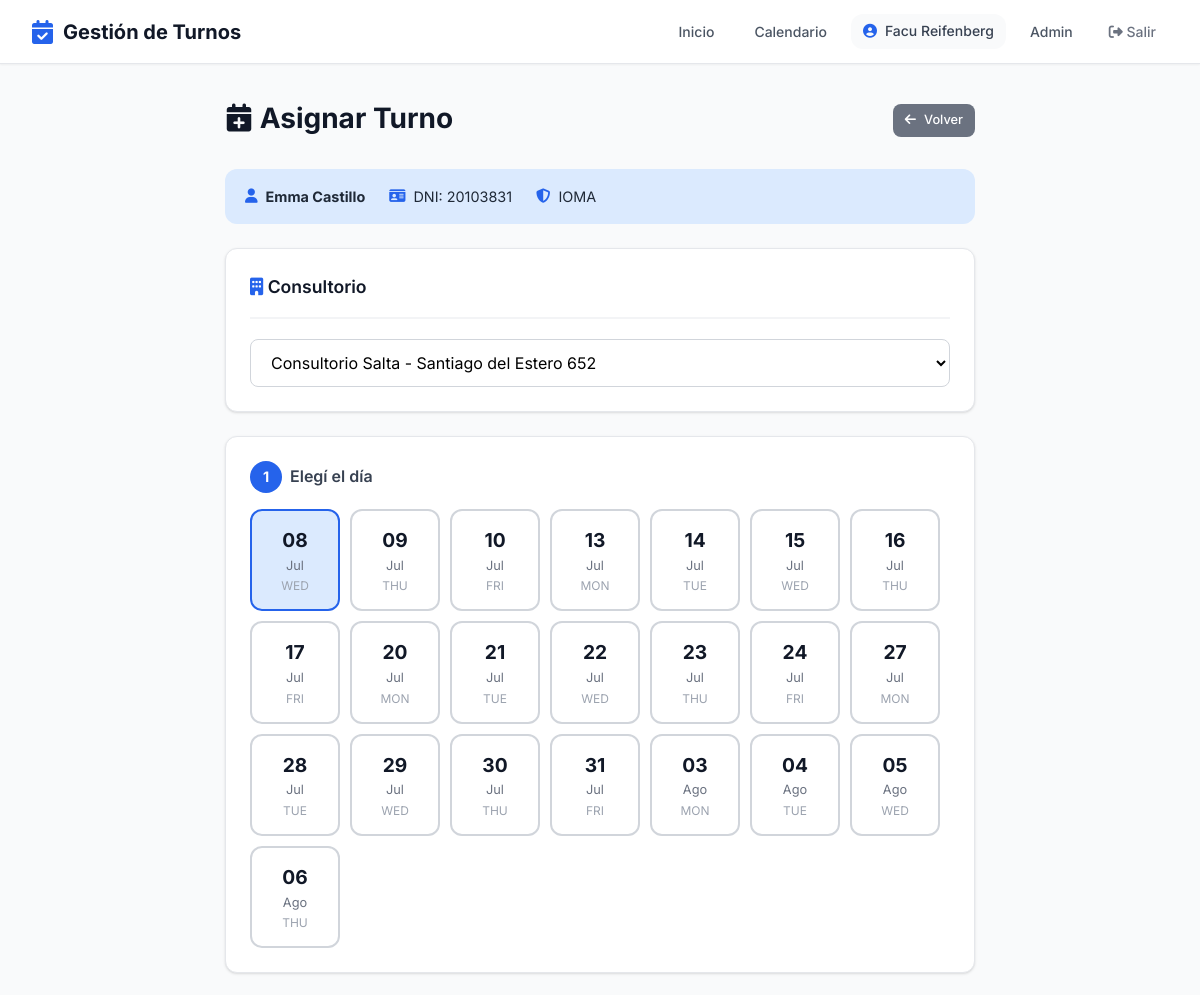
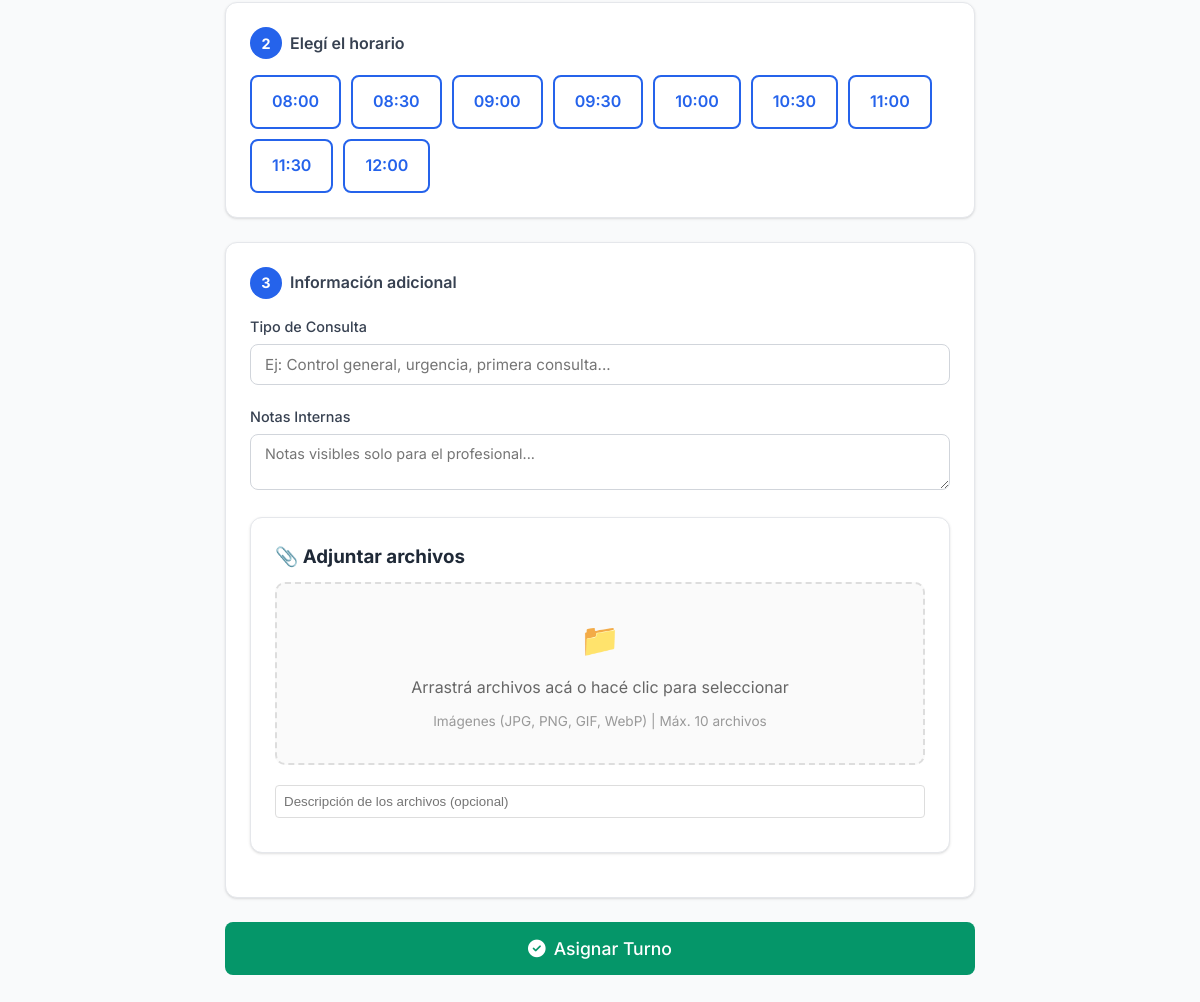
Screenshot of /profesional/asignar/22/ (signed in) with the database file from the repository (2 pictures, top to bottom).
### usuarios/models.py (models this page shows, shortened)
class Usuario(AbstractUser):
    ROLES = [
        ('admin', 'Administrador'),
        ('profesional', 'Profesional'),
        ('secretaria', 'Secretaría'),
        ('paciente', 'Paciente'),
    ]
    rol = models.CharField(max_length=20, choices=ROLES, default='paciente')
    telefono = models.CharField(max_length=20, blank=True)
    establecimiento = models.ForeignKey(
    'establecimientos.Establecimiento',
    on_delete=models.SET_NULL,
    null=True,
    blank=True,
    verbose_name='Establecimiento'
)
    class Meta:
        verbose_name = 'Usuario'
        verbose_name_plural = 'Usuarios'

### pacientes/models.py (models this page shows, shortened)
class Paciente(Persona):
    GENEROS = [
        ('M', 'Masculino'),
        ('F', 'Femenino'),
        ('X', 'No binario'),
    ]
    usuario = models.OneToOneField(
        'usuarios.Usuario',
        on_delete=models.SET_NULL,
        null=True,
        blank=True,
        verbose_name='Usuario'
    )
    genero = models.CharField(
        max_length=1,
        choices=GENEROS,
        blank=True,
        verbose_name='Género'
    )
    direccion = models.CharField(
        max_length=200,
        blank=True,
        verbose_name='Dirección'
    )
    obra_social = models.ForeignKey(
        'obras_sociales.ObraSocial',
        on_delete=models.SET_NULL,
        null=True,
        blank=True,
        verbose_name='Obra Social'
    )
    numero_afiliado = models.CharField(
        max_length=50,
        blank=True,
        verbose_name='Número de Afiliado'
    )
    plan_obra_social = models.ForeignKey(
        'obras_sociales.Plan',
        on_delete=models.SET_NULL,
        null=True,
        blank=True,
        verbose_name='Plan'
    )
    observaciones = models.TextField(
        blank=True,
        verbose_name='Observaciones'
    )
    sesiones_autorizadas = models.IntegerField(
    null=True,
    blank=True,
    verbose_name='Sesiones Autorizadas'
    )
    sesiones_restantes = models.IntegerField(
        null=True,
        blank=True,
        verbose_name='Sesiones Restantes'
    )
    fecha_vencimiento_sesiones = models.DateField(
        null=True,
        blank=True,
        verbose_name='Vencimiento de Sesiones'
    )
    contacto_emergencia_nombre = models.CharField(
        max_length=100,
        blank=True,
        verbose_name='Contacto Emergencia - Nombre'
    )
    contacto_emergencia_telefono = models.CharField(
        max_length=20,
        blank=True,
        verbose_name='Contacto Emergencia - Teléfono'
    )
    class Meta:
        verbose_name = 'Paciente'
        verbose_name_plural = 'Pacientes'
        ordering = ['apellido', 'nombre']

### obras_sociales/models.py (models this page shows, shortened)
class ObraSocial(ModeloBase):
    nombre = models.CharField(max_length=200, verbose_name='Nombre')
    sigla = models.CharField(max_length=20, verbose_name='Sigla')
    telefono = models.CharField(max_length=20, blank=True, verbose_name='Teléfono')
    email = models.EmailField(blank=True, verbose_name='Email')
    activo = models.BooleanField(default=True, verbose_name='Activo')
    class Meta:
        verbose_name = 'Obra Social'
        verbose_name_plural = 'Obras Sociales'
        ordering = ['nombre']

### turnos_profesionales/views.py (the view, shortened to what this page needs)
# urls.py: path('asignar/<int:paciente_id>/', views.asignar_turno, name='asignar_turno'),
@login_required
def asignar_turno(request, paciente_id):
    if request.user.rol not in ['profesional', 'secretaria']:
        return redirect('home')
    if request.user.rol == 'secretaria':
        profesional_id = request.GET.get('profesional')
        if profesional_id:
            profesional = get_object_or_404(Profesional, id=profesional_id)
        else:
            profesional = Profesional.objects.filter(
                establecimientos=request.user.establecimiento, activo=True
            ).first()
    else:
        profesional = get_object_or_404(Profesional, usuario=request.user)
    if not profesional:
        messages.error(request, 'No hay profesionales disponibles.')
        return redirect('panel_secretaria' if request.user.rol == 'secretaria' else 'home')
    paciente = get_object_or_404(Paciente, id=paciente_id)
    hoy = date.today()
    dias_disponibles = []
    agenda = Agenda.objects.filter(profesional=profesional, activo=True, fecha_inicio__lte=hoy + timedelta(days=30)).first()
    max_simultaneos = agenda.pacientes_simultaneos if agenda else 1
    if agenda:
        for i in range(30):
            fecha = hoy + timedelta(days=i)
            dia_semana = fecha.weekday()
            horario = HorarioAtencion.objects.filter(agenda=agenda, dia=dia_semana).first()
            if horario:
                hora_actual = horario.hora_inicio
                slots = []
                while hora_actual < horario.hora_fin:
                    hora_fin_slot = (datetime.combine(fecha, hora_actual) + timedelta(minutes=horario.duracion_turno)).time()
                    if hora_fin_slot <= horario.hora_fin:
                        ocupados = TurnoProfesional.objects.filter(
                            profesional=profesional, fecha=fecha,
                            hora_inicio=hora_actual, estado__in=['pendiente', 'confirmado']
                        ).count()
                        if ocupados < max_simultaneos:
                            slots.append(hora_actual.strftime('%H:%M'))
                    hora_actual = hora_fin_slot
                if slots:
                    dias_disponibles.append({
                        'fecha': fecha, 'fecha_str': fecha.strftime('%Y-%m-%d'),
                        'nombre_dia': fecha.strftime('%A'), 'slots': slots
                    })
    profesionales_consultorio = None
    if request.user.rol == 'secretaria':
        profesionales_consultorio = Profesional.objects.filter(
            establecimientos=request.user.establecimiento, activo=True
        )
    return render(request, 'turnos_profesionales/asignar_turno.html', {
        'profesional': profesional, 'paciente': paciente,
        'dias_disponibles': dias_disponibles, 'hoy': hoy,
        'profesionales_consultorio': profesionales_consultorio,
        'max_simultaneos': max_simultaneos,
    })

### turnos_profesionales/templates/turnos_profesionales/asignar_turno.html (shortened to what this page needs)
{% extends 'core_app/base.html' %}
{% block content %}
<div style="max-width: 750px; margin: 0 auto;">
    <div class="flex-between mb-6">
        <div class="page-header mb-0">
            <h1><i class="fas fa-calendar-plus text-success"></i> Asignar Turno</h1>
        </div>
        <a href="{% url 'ficha_paciente' paciente.id %}" class="btn btn-secondary btn-sm">
            <i class="fas fa-arrow-left"></i> Volver
        </a>
    </div>
    <div class="paciente-info-bar">
        <div class="paciente-info-item">
            <i class="fas fa-user text-primary"></i>
            <strong>{{ paciente.nombre_completo }}</strong>
        </div>
        <div class="paciente-info-item">
            <i class="fas fa-id-card text-primary"></i>
            DNI: {{ paciente.dni }}
        </div>
        {% if paciente.obra_social %}
        <div class="paciente-info-item">
            <i class="fas fa-shield-alt text-primary"></i>
            {{ paciente.obra_social.sigla }}
        </div>
        {% endif %}
    </div>
    {% if profesional.establecimientos.count > 1 %}
    <div class="card">
        <div class="card-header">
            <h3 class="card-title">
                <i class="fas fa-building text-primary"></i> Consultorio
            </h3>
        </div>
        <select name="establecimiento" style="width: 100%; padding: 12px 16px; border: 1px solid var(--gray-300); border-radius: var(--radius); font-family: inherit; font-size: 1rem; background: white;">
            {% for est in profesional.establecimientos.all %}
                <option value="{{ est.id }}">{{ est.nombre }} - {{ est.direccion }}</option>
            {% endfor %}
        </select>
    </div>
    {% endif %}
    {% if dias_disponibles %}
        <form method="post" enctype="multipart/form-data">
            <div class="card">
                <div class="step-indicator">
                    <span class="step-number">1</span>
                    <span style="font-weight: 600; color: var(--gray-700);">Elegí el día</span>
                </div>
                <div class="day-selector">
                    {% for dia in dias_disponibles %}
                    <label class="day-option {% if forloop.first %}selected{% endif %}"
                           onclick="seleccionarDia(this, '{{ dia.fecha_str }}')">
                        <div class="day-number">{{ dia.fecha|date:"d" }}</div>
                        <div class="day-month">{{ dia.fecha|date:"M" }}</div>
                        <div class="day-name">{{ dia.nombre_dia|slice:":3" }}</div>
                    </label>
                    {% endfor %}
                </div>
            </div>
            <div class="card">
                <div class="step-indicator">
                    <span class="step-number">2</span>
                    <span style="font-weight: 600; color: var(--gray-700);">Elegí el horario</span>
                </div>
                <div id="horarios-container">
                    {% for dia in dias_disponibles %}
                    <div class="time-slots horarios-dia" data-fecha="{{ dia.fecha_str }}"
                         style="display: {% if forloop.first %}flex{% else %}none{% endif %};">
                        {% for slot in dia.slots %}
                        <label class="time-option" onclick="seleccionarHora(this)">
                            {{ slot }}
                        </label>
                        {% endfor %}
                    </div>
                    {% endfor %}
                </div>
            </div>
            <div class="card">
                <div class="step-indicator">
                    <span class="step-number">3</span>
                    <span style="font-weight: 600; color: var(--gray-700);">Información adicional</span>
                </div>
                <div style="margin-bottom: 20px;">
                    <label style="display: block; margin-bottom: 6px; font-weight: 500; color: var(--gray-700); font-size: 0.9rem;">
                        Tipo de Consulta
                    </label>
                    <input type="text" name="tipo_consulta"
                           style="width: 100%; padding: 10px 14px; border: 1px solid var(--gray-300); border-radius: var(--radius); font-family: inherit; font-size: 0.95rem; transition: border-color 0.2s;"
                           placeholder="Ej: Control general, urgencia, primera consulta..."
                           onfocus="this.style.borderColor='var(--primary)'" onblur="this.style.borderColor='var(--gray-300)'">
                </div>
                <div style="margin-bottom: 20px;">
                    <label style="display: block; margin-bottom: 6px; font-weight: 500; color: var(--gray-700); font-size: 0.9rem;">
                        Notas Internas
                    </label>
                    <textarea name="notas" rows="2"
                              style="width: 100%; padding: 10px 14px; border: 1px solid var(--gray-300); border-radius: var(--radius); font-family: inherit; font-size: 0.9rem; resize: vertical; transition: border-color 0.2s;"
                              placeholder="Notas visibles solo para el profesional..."
                              onfocus="this.style.borderColor='var(--primary)'" onblur="this.style.borderColor='var(--gray-300)'"></textarea>
                </div>
                {% include 'core_app/includes/upload_archivos.html' %}
            </div>
            <button type="submit" class="btn btn-success btn-lg" style="width: 100%; padding: 16px; font-size: 1.1rem; justify-content: center;">
                <i class="fas fa-check-circle"></i> Asignar Turno
            </button>
        </form>
    {% endif %}
</div>
{% endblock %}

### core_app/templates/core_app/base.html (shortened to what this page needs)
<!DOCTYPE html>
<html lang="es">
<head>
    <link rel="stylesheet" href="https://cdnjs.cloudflare.com/ajax/libs/font-awesome/6.4.0/css/all.min.css">
</head>
<body>
    <nav class="navbar">
        <a href="{% url 'home' %}" class="navbar-brand">
            <i class="fas fa-calendar-check"></i>
            Gestión de Turnos
        </a>
        <ul class="navbar-nav">
            <li><a href="{% url 'home' %}" class="nav-link {% if request.resolver_match.url_name == 'home' %}active{% endif %}">Inicio</a></li>
            {% if user.is_authenticated %}
                {% if user.rol == 'profesional' %}
                    <li><a href="{% url 'calendario_semanal' %}" class="nav-link">Calendario</a></li>
                {% elif user.rol == 'secretaria' %}
                    <li><a href="{% url 'panel_secretaria' %}" class="nav-link">Panel Secretaría</a></li>
                    <li><a href="{% url 'calendario_semanal' %}" class="nav-link">Calendario</a></li>
                {% endif %}
                <li>
                    <span class="nav-user">
                        <i class="fas fa-user-circle"></i>
                        {{ user.get_full_name|default:user.username }}
                    </span>
                </li>
                <li><a href="{% url 'admin:index' %}" class="nav-link">Admin</a></li>
                <li>
                    <form method="post" action="{% url 'logout' %}" style="display: inline;">
                        <button type="submit" class="btn-logout">
                            <i class="fas fa-sign-out-alt"></i> Salir
                        </button>
                    </form>
                </li>
            {% else %}
                <li><a href="{% url 'login' %}" class="btn btn-sm">Ingresar</a></li>
                <li><a href="{% url 'registro' %}" class="btn btn-success btn-sm">Registrarse</a></li>
            {% endif %}
        </ul>
    </nav>
    <div class="container">
        {% block content %}{% endblock %}
    </div>
</body>
</html>

### rows the page displays
Usuario: get_full_name "Facu Reifenberg"
Paciente: nombre_completo "Emma Castillo", dni "20103831", obra_social.sigla "IOMA"

### other values shown
{{ dia.fecha|date:"d" }} "08" "09" "10" "13" "14" "15" "16" "17" "20" "21" "22" "23" "24" "27" "28" "29" "30" "31" "03" "04" "05" "06"
{{ dia.fecha|date:"M" }} "Jul" "Jul" "Jul" "Jul" "Jul" "Jul" "Jul" "Jul" "Jul" "Jul" "Jul" "Jul" "Jul" "Jul" "Jul" "Jul" "Jul" "Jul" "Ago" "Ago" "Ago" "Ago"
{{ dia.nombre_dia|slice:":3" }} "WED" "THU" "FRI" "MON" "TUE" "WED" "THU" "FRI" "MON" "TUE" "WED" "THU" "FRI" "MON" "TUE" "WED" "THU" "FRI" "MON" "TUE" "WED" "THU"
{{ slot }} "08:00" "08:30" "09:00" "09:30" "10:00" "10:30" "11:00" "11:30" "12:00"
form field establecimiento "Consultorio Salta - Santiago del Estero 652"
